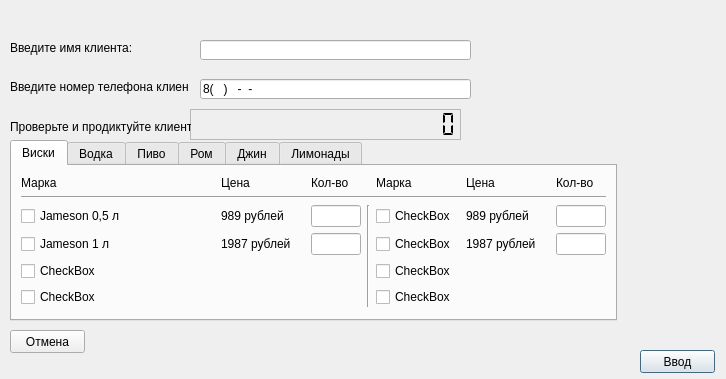
<?xml version="1.0" encoding="UTF-8"?>
<ui version="4.0">
 <class>NewOrder</class>
 <widget class="QDialog" name="NewOrder">
  <property name="geometry">
   <rect>
    <x>0</x>
    <y>0</y>
    <width>726</width>
    <height>379</height>
   </rect>
  </property>
  <property name="windowTitle">
   <string>Новый заказ алкоголя</string>
  </property>
  <property name="windowIcon">
   <iconset resource="resnirvana.qrc">
    <normaloff>:/new/prefix1/add.png</normaloff>:/new/prefix1/add.png</iconset>
  </property>
  <widget class="QPushButton" name="okButton">
   <property name="geometry">
    <rect>
     <x>640</x>
     <y>350</y>
     <width>75</width>
     <height>23</height>
    </rect>
   </property>
   <property name="text">
    <string>Ввод</string>
   </property>
  </widget>
  <widget class="QPushButton" name="cancelButton">
   <property name="geometry">
    <rect>
     <x>10</x>
     <y>330</y>
     <width>75</width>
     <height>23</height>
    </rect>
   </property>
   <property name="text">
    <string>Отмена</string>
   </property>
  </widget>
  <widget class="QLineEdit" name="enterPhone">
   <property name="geometry">
    <rect>
     <x>200</x>
     <y>79</y>
     <width>271</width>
     <height>20</height>
    </rect>
   </property>
   <property name="inputMethodHints">
    <set>Qt::ImhNone</set>
   </property>
   <property name="inputMask">
    <string>8(999)999-99-99</string>
   </property>
   <property name="text">
    <string>8()--</string>
   </property>
   <property name="cursorPosition">
    <number>0</number>
   </property>
  </widget>
  <widget class="QLabel" name="labelPhone">
   <property name="geometry">
    <rect>
     <x>10</x>
     <y>79</y>
     <width>178</width>
     <height>16</height>
    </rect>
   </property>
   <property name="text">
    <string>Введите номер телефона клиента:</string>
   </property>
  </widget>
  <widget class="QLCDNumber" name="showPhone">
   <property name="geometry">
    <rect>
     <x>190</x>
     <y>109</y>
     <width>271</width>
     <height>31</height>
    </rect>
   </property>
   <property name="frameShape">
    <enum>QFrame::StyledPanel</enum>
   </property>
   <property name="lineWidth">
    <number>1</number>
   </property>
   <property name="midLineWidth">
    <number>0</number>
   </property>
   <property name="smallDecimalPoint">
    <bool>false</bool>
   </property>
   <property name="digitCount">
    <number>20</number>
   </property>
   <property name="segmentStyle">
    <enum>QLCDNumber::Flat</enum>
   </property>
  </widget>
  <widget class="QLineEdit" name="lineEdit">
   <property name="geometry">
    <rect>
     <x>200</x>
     <y>40</y>
     <width>271</width>
     <height>20</height>
    </rect>
   </property>
  </widget>
  <widget class="QLabel" name="label">
   <property name="geometry">
    <rect>
     <x>10</x>
     <y>119</y>
     <width>181</width>
     <height>16</height>
    </rect>
   </property>
   <property name="text">
    <string>Проверьте и продиктуйте клиенту:</string>
   </property>
  </widget>
  <widget class="QLabel" name="label_2">
   <property name="geometry">
    <rect>
     <x>10</x>
     <y>40</y>
     <width>181</width>
     <height>16</height>
    </rect>
   </property>
   <property name="text">
    <string>Введите имя клиента:</string>
   </property>
  </widget>
  <widget class="QTabWidget" name="tabWidget">
   <property name="geometry">
    <rect>
     <x>10</x>
     <y>140</y>
     <width>607</width>
     <height>181</height>
    </rect>
   </property>
   <property name="currentIndex">
    <number>0</number>
   </property>
   <widget class="QWidget" name="tab">
    <attribute name="title">
     <string>Виски</string>
    </attribute>
    <layout class="QGridLayout" name="gridLayout">
     <item row="0" column="0">
      <widget class="QLabel" name="label_9">
       <property name="maximumSize">
        <size>
         <width>16777215</width>
         <height>15</height>
        </size>
       </property>
       <property name="text">
        <string>Марка</string>
       </property>
      </widget>
     </item>
     <item row="2" column="0" colspan="8">
      <widget class="Line" name="line">
       <property name="orientation">
        <enum>Qt::Horizontal</enum>
       </property>
      </widget>
     </item>
     <item row="3" column="2">
      <widget class="QLabel" name="label_3">
       <property name="text">
        <string>989 рублей</string>
       </property>
      </widget>
     </item>
     <item row="3" column="0">
      <widget class="QCheckBox" name="checkBox">
       <property name="text">
        <string>Jameson 0,5 л</string>
       </property>
      </widget>
     </item>
     <item row="3" column="3">
      <widget class="QLineEdit" name="lineEdit_2">
       <property name="maximumSize">
        <size>
         <width>50</width>
         <height>16777215</height>
        </size>
       </property>
      </widget>
     </item>
     <item row="3" column="5">
      <widget class="QCheckBox" name="checkBox_5">
       <property name="text">
        <string>CheckBox</string>
       </property>
      </widget>
     </item>
     <item row="4" column="5">
      <widget class="QCheckBox" name="checkBox_6">
       <property name="text">
        <string>CheckBox</string>
       </property>
      </widget>
     </item>
     <item row="6" column="0">
      <widget class="QCheckBox" name="checkBox_4">
       <property name="text">
        <string>CheckBox</string>
       </property>
      </widget>
     </item>
     <item row="5" column="5">
      <widget class="QCheckBox" name="checkBox_7">
       <property name="text">
        <string>CheckBox</string>
       </property>
      </widget>
     </item>
     <item row="4" column="2">
      <widget class="QLabel" name="label_4">
       <property name="text">
        <string>1987 рублей</string>
       </property>
      </widget>
     </item>
     <item row="4" column="6">
      <widget class="QLabel" name="label_7">
       <property name="text">
        <string>1987 рублей</string>
       </property>
      </widget>
     </item>
     <item row="5" column="0">
      <widget class="QCheckBox" name="checkBox_3">
       <property name="text">
        <string>CheckBox</string>
       </property>
      </widget>
     </item>
     <item row="3" column="6">
      <widget class="QLabel" name="label_8">
       <property name="text">
        <string>989 рублей</string>
       </property>
      </widget>
     </item>
     <item row="6" column="5">
      <widget class="QCheckBox" name="checkBox_8">
       <property name="text">
        <string>CheckBox</string>
       </property>
      </widget>
     </item>
     <item row="4" column="0">
      <widget class="QCheckBox" name="checkBox_2">
       <property name="text">
        <string>Jameson 1 л</string>
       </property>
      </widget>
     </item>
     <item row="3" column="7">
      <widget class="QLineEdit" name="lineEdit_7">
       <property name="maximumSize">
        <size>
         <width>50</width>
         <height>16777215</height>
        </size>
       </property>
      </widget>
     </item>
     <item row="4" column="7">
      <widget class="QLineEdit" name="lineEdit_6">
       <property name="maximumSize">
        <size>
         <width>50</width>
         <height>16777215</height>
        </size>
       </property>
      </widget>
     </item>
     <item row="4" column="3">
      <widget class="QLineEdit" name="lineEdit_3">
       <property name="maximumSize">
        <size>
         <width>50</width>
         <height>16777215</height>
        </size>
       </property>
      </widget>
     </item>
     <item row="0" column="5">
      <widget class="QLabel" name="label_14">
       <property name="text">
        <string>Марка</string>
       </property>
      </widget>
     </item>
     <item row="0" column="2">
      <widget class="QLabel" name="label_10">
       <property name="text">
        <string>Цена</string>
       </property>
      </widget>
     </item>
     <item row="3" column="4" rowspan="4">
      <widget class="Line" name="line_2">
       <property name="orientation">
        <enum>Qt::Vertical</enum>
       </property>
      </widget>
     </item>
     <item row="0" column="3">
      <widget class="QLabel" name="label_11">
       <property name="text">
        <string>Кол-во</string>
       </property>
      </widget>
     </item>
     <item row="0" column="6">
      <widget class="QLabel" name="label_13">
       <property name="text">
        <string>Цена</string>
       </property>
      </widget>
     </item>
     <item row="0" column="7">
      <widget class="QLabel" name="label_12">
       <property name="text">
        <string>Кол-во</string>
       </property>
      </widget>
     </item>
    </layout>
   </widget>
   <widget class="QWidget" name="tab_2">
    <attribute name="title">
     <string>Водка</string>
    </attribute>
   </widget>
   <widget class="QWidget" name="tab_3">
    <attribute name="title">
     <string>Пиво</string>
    </attribute>
   </widget>
   <widget class="QWidget" name="tab_4">
    <attribute name="title">
     <string>Ром</string>
    </attribute>
   </widget>
   <widget class="QWidget" name="tab_5">
    <attribute name="title">
     <string>Джин</string>
    </attribute>
   </widget>
   <widget class="QWidget" name="tab_6">
    <attribute name="title">
     <string>Лимонады</string>
    </attribute>
   </widget>
  </widget>
 </widget>
 <tabstops>
  <tabstop>lineEdit</tabstop>
  <tabstop>enterPhone</tabstop>
  <tabstop>tabWidget</tabstop>
  <tabstop>okButton</tabstop>
  <tabstop>cancelButton</tabstop>
 </tabstops>
 <resources>
  <include location="resnirvana.qrc"/>
 </resources>
 <connections>
  <connection>
   <sender>okButton</sender>
   <signal>clicked()</signal>
   <receiver>NewOrder</receiver>
   <slot>accept()</slot>
   <hints>
    <hint type="sourcelabel">
     <x>230</x>
     <y>292</y>
    </hint>
    <hint type="destinationlabel">
     <x>240</x>
     <y>156</y>
    </hint>
   </hints>
  </connection>
  <connection>
   <sender>cancelButton</sender>
   <signal>clicked()</signal>
   <receiver>NewOrder</receiver>
   <slot>reject()</slot>
   <hints>
    <hint type="sourcelabel">
     <x>47</x>
     <y>291</y>
    </hint>
    <hint type="destinationlabel">
     <x>240</x>
     <y>156</y>
    </hint>
   </hints>
  </connection>
  <connection>
   <sender>enterPhone</sender>
   <signal>textChanged(QString)</signal>
   <receiver>showPhone</receiver>
   <slot>display(QString)</slot>
   <hints>
    <hint type="sourcelabel">
     <x>335</x>
     <y>59</y>
    </hint>
    <hint type="destinationlabel">
     <x>335</x>
     <y>25</y>
    </hint>
   </hints>
  </connection>
 </connections>
</ui>
